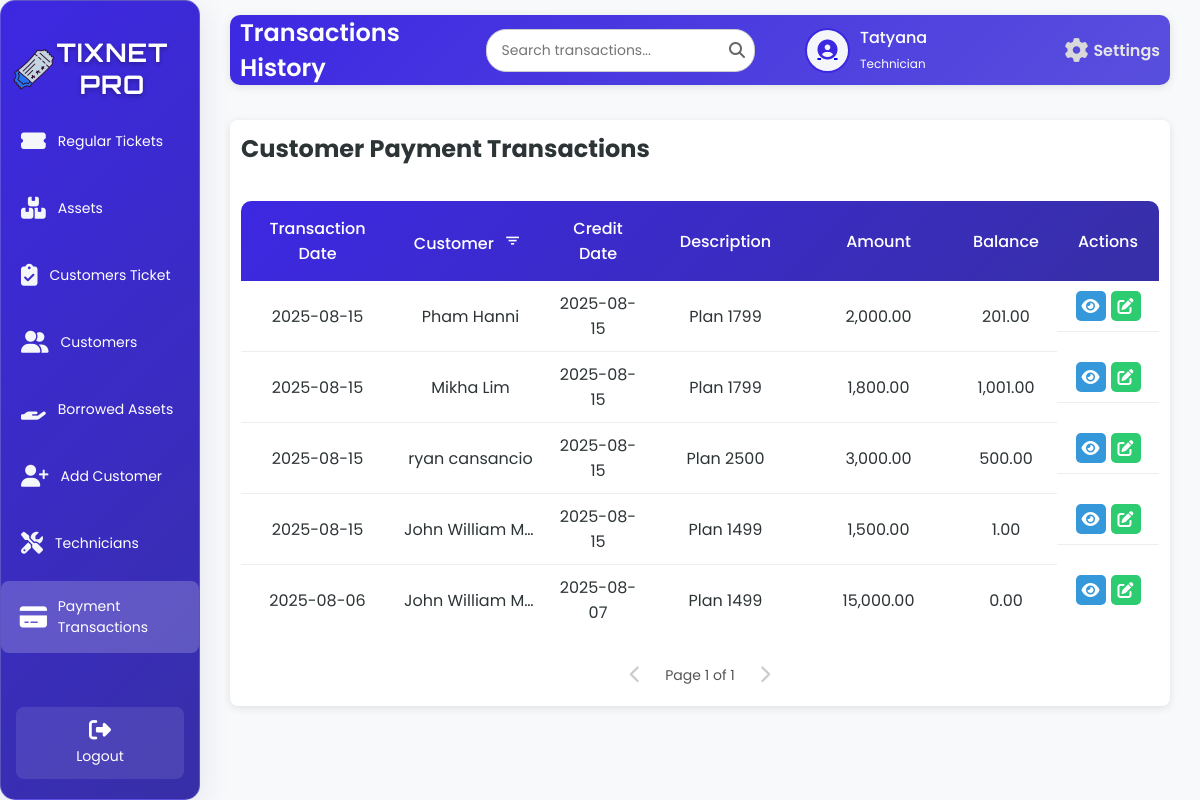
Page /Payments.php (signed in) on the earlier database version.
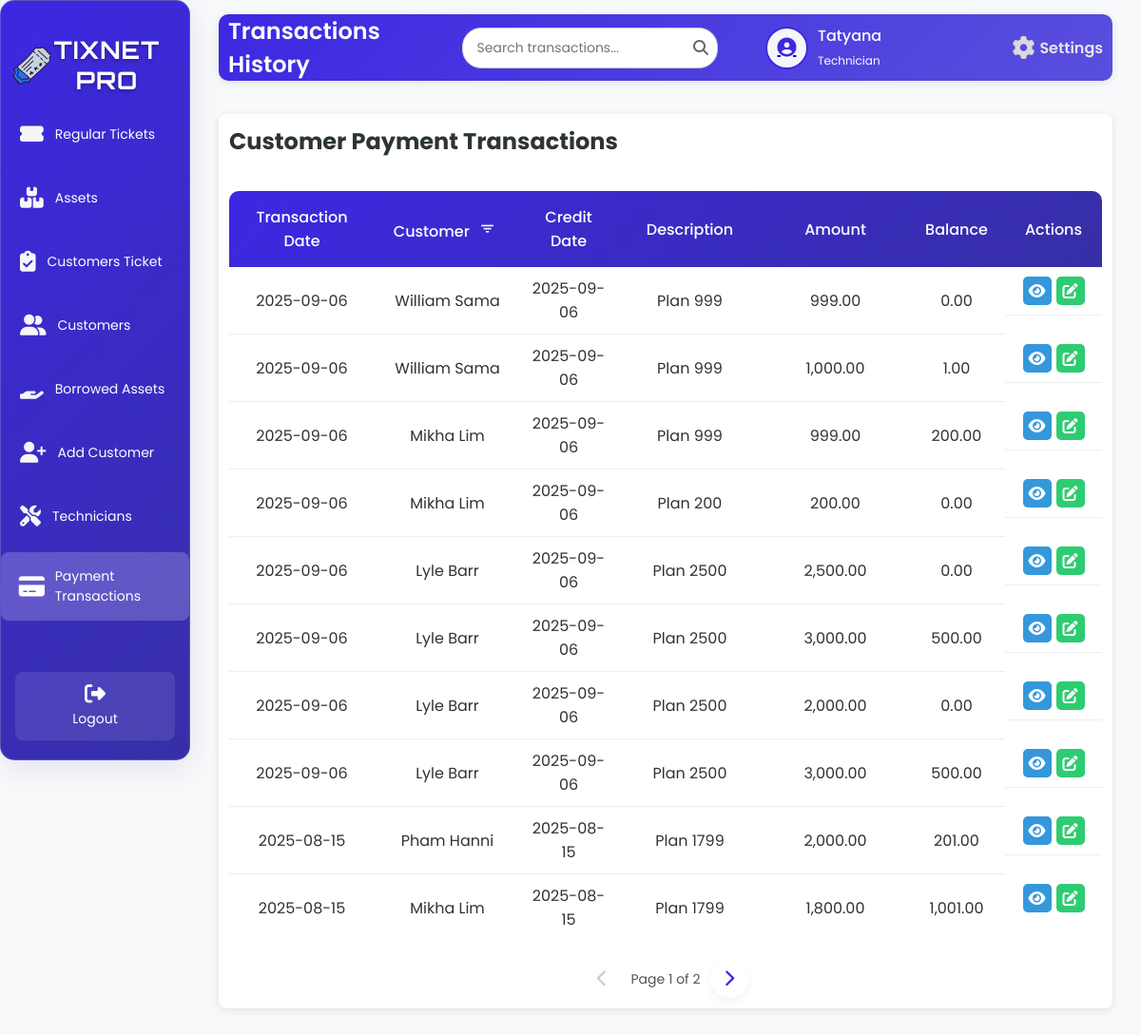
Same page on the later database version.
### tables this page shows
CREATE TABLE `tbl_transactions` (
  `t_id` int(50) NOT NULL,
  `t_date` varchar(200) NOT NULL,
  `t_balance` int(50) NOT NULL,
  `t_credit_date` varchar(200) NOT NULL,
  `t_description` varchar(200) NOT NULL,
  `t_amount` int(50) NOT NULL,
  `t_customer_name` varchar(200) NOT NULL
);

### Payments.php (the view, shortened to what the changed rows need)
<?php
include 'db.php';
$limit = 10;
$pageTransaction = isset($_GET['page_transaction']) ? max(1, (int)$_GET['page_transaction']) : 1;
$offsetTransaction = ($pageTransaction - 1) * $limit;
$totalTransactionQuery = "SELECT COUNT(*) AS total FROM tbl_transactions";
$totalTransactionResult = $conn->query($totalTransactionQuery);
$totalTransactionRow = $totalTransactionResult->fetch_assoc();
$totalTransaction = $totalTransactionRow['total'];
$totalTransactionPages = ceil($totalTransaction / $limit);
$sqlTransaction = "SELECT t_id, t_date, t_customer_name, t_credit_date, t_description, t_amount, t_balance
                   FROM tbl_transactions
                   ORDER BY t_date DESC
                   LIMIT ?, ?";
$stmtTransaction = $conn->prepare($sqlTransaction);
$stmtTransaction->bind_param("ii", $offsetTransaction, $limit);
$stmtTransaction->execute();
$resultTransaction = $stmtTransaction->get_result();
?>
<!DOCTYPE html>
<html lang="en">
<head>
    <link rel="stylesheet" href="PaymentT.css">
    <link rel="stylesheet" href="https://cdnjs.cloudflare.com/ajax/libs/font-awesome/6.6.0/css/all.min.css">
    <link rel="stylesheet" href="https://unpkg.com/boxicons@2.1.4/css/boxicons.min.css">
</head>
<body>
<div class="wrapper">
    <div class="sidebar glass-container">
        <h2><img src="image/logo.png" alt="TixNet Icon" class="sidebar-icon">TixNet Pro</h2>
    </div>
    <div class="container">
        <div class="upper">
            <h1>Transactions History</h1>
        </div>
        <div class="table-box glass-container">
            <h2>Customer Payment Transactions</h2>
            <div class="customer-transactions active">
                <table id="transactions-table">
                    <thead>
                        <tr>
                            <th>Transaction Date</th>
                            <th>Customer <button class="filter-btn" onclick="showAccountFilterModal('transaction')" title="Filter by Customer Name"><i class='bx bx-filter'></i></button></th>
                            <th>Credit Date</th>
                            <th>Description</th>
                            <th>Amount</th>
                            <th>Balance</th>
                            <th>Actions</th>
                        </tr>
                    </thead>
                    <tbody id="transactions-table-body">
                        <?php
                        if ($resultTransaction->num_rows > 0) {
                            while ($row = $resultTransaction->fetch_assoc()) {
                                echo "<tr>
                                        <td>" . htmlspecialchars($row['t_date'], ENT_QUOTES, 'UTF-8') . "</td>
                                        <td>" . htmlspecialchars($row['t_customer_name'], ENT_QUOTES, 'UTF-8') . "</td>
                                        <td>" . htmlspecialchars($row['t_credit_date'], ENT_QUOTES, 'UTF-8') . "</td>
                                        <td>" . htmlspecialchars($row['t_description'], ENT_QUOTES, 'UTF-8') . "</td>
                                        <td>" . number_format($row['t_amount'], 2) . "</td>
                                        <td>" . number_format($row['t_balance'], 2) . "</td>
                                        <td class='action-buttons'>
                                            <a class='view-btn' href='#' onclick=\"showTransactionViewModal('" . htmlspecialchars($row['t_id'], ENT_QUOTES, 'UTF-8') . "', '" . htmlspecialchars($row['t_date'], ENT_QUOTES, 'UTF-8') . "', '" . htmlspecialchars($row['t_customer_name'], ENT_QUOTES, 'UTF-8') . "', '" . htmlspecialchars($row['t_credit_date'], ENT_QUOTES, 'UTF-8') . "', '" . htmlspecialchars($row['t_description'], ENT_QUOTES, 'UTF-8') . "', '" . number_format($row['t_amount'], 2) . "', '" . number_format($row['t_balance'], 2) . "')\" title='View'><i class='fas fa-eye'></i></a>
                                            <a class='edit-btn' href='#' onclick=\"showEditTransactionModal('" . htmlspecialchars($row['t_id'], ENT_QUOTES, 'UTF-8') . "', '" . htmlspecialchars($row['t_date'], ENT_QUOTES, 'UTF-8') . "', '" . htmlspecialchars($row['t_customer_name'], ENT_QUOTES, 'UTF-8') . "', '" . htmlspecialchars($row['t_credit_date'], ENT_QUOTES, 'UTF-8') . "', '" . htmlspecialchars($row['t_description'], ENT_QUOTES, 'UTF-8') . "', '" . number_format($row['t_amount'], 2) . "')\" title='Edit'><i class='fas fa-edit'></i></a>
                                        </td>
                                      </tr>";
                            }
                        } else {
                            echo "<tr><td colspan='7' style='text-align: center;'>No transactions found.</td></tr>";
                        }
                        ?>
                    </tbody>
                </table>
                <div class="pagination" id="transaction-pagination">
                    <?php if ($pageTransaction > 1): ?>
                        <a href="?page_transaction=<?php echo $pageTransaction - 1; ?>" class="pagination-link"><i class="fas fa-chevron-left"></i></a>
                    <?php else: ?>
                        <span class="pagination-link disabled"><i class="fas fa-chevron-left"></i></span>
                    <?php endif; ?>
                    <span class="current-page">Page <?php echo $pageTransaction; ?> of <?php echo $totalTransactionPages; ?></span>
                    <?php if ($pageTransaction < $totalTransactionPages): ?>
                        <a href="?page_transaction=<?php echo $pageTransaction + 1; ?>" class="pagination-link"><i class="fas fa-chevron-right"></i></a>
                    <?php else: ?>
                        <span class="pagination-link disabled"><i class="fas fa-chevron-right"></i></span>
                    <?php endif; ?>
                </div>
            </div>
        </div>
    </div>
</div>
</body>
</html>

Differences in the rows shown:
no longer on this page (row unchanged): tbl_transactions: t_date "2025-08-15", t_customer_name "ryan cansancio", t_credit_date "2025-08-15", t_description "Plan 2500", t_amount "3,000.00", t_balance "500.00"
no longer on this page (row unchanged): tbl_transactions: t_date "2025-08-15", t_customer_name "John William M…", t_credit_date "2025-08-15", t_description "Plan 1499", t_amount "1,500.00", t_balance "1.00"
no longer on this page (row unchanged): tbl_transactions: t_date "2025-08-06", t_customer_name "John William M…", t_credit_date "2025-08-07", t_description "Plan 1499", t_amount "15,000.00", t_balance "0.00"
added tbl_transactions: t_date "2025-09-06", t_customer_name "William Sama", t_credit_date "2025-09-06", t_description "Plan 999", t_amount "999.00", t_balance "0.00"
added tbl_transactions: t_date "2025-09-06", t_customer_name "William Sama", t_credit_date "2025-09-06", t_description "Plan 999", t_amount "1,000.00", t_balance "1.00"
added tbl_transactions: t_date "2025-09-06", t_customer_name "Mikha Lim", t_credit_date "2025-09-06", t_description "Plan 999", t_amount "999.00", t_balance "200.00"
added tbl_transactions: t_date "2025-09-06", t_customer_name "Mikha Lim", t_credit_date "2025-09-06", t_description "Plan 200", t_amount "200.00", t_balance "0.00"
added tbl_transactions: t_date "2025-09-06", t_customer_name "Lyle Barr", t_credit_date "2025-09-06", t_description "Plan 2500", t_amount "2,500.00", t_balance "0.00"
added tbl_transactions: t_date "2025-09-06", t_customer_name "Lyle Barr", t_credit_date "2025-09-06", t_description "Plan 2500", t_amount "3,000.00", t_balance "500.00"
added tbl_transactions: t_date "2025-09-06", t_customer_name "Lyle Barr", t_credit_date "2025-09-06", t_description "Plan 2500", t_amount "2,000.00", t_balance "0.00"
added tbl_transactions: t_date "2025-09-06", t_customer_name "Lyle Barr", t_credit_date "2025-09-06", t_description "Plan 2500", t_amount "3,000.00", t_balance "500.00"
Other differences:
$totalTransactionPages: "1" → "2"
